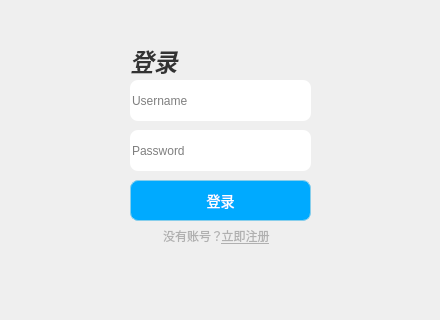
<?xml version="1.0" encoding="UTF-8"?>
<ui version="4.0">
 <class>LoginDialog</class>
 <widget class="QWidget" name="LoginDialog">
  <property name="geometry">
   <rect>
    <x>0</x>
    <y>0</y>
    <width>440</width>
    <height>320</height>
   </rect>
  </property>
  <property name="minimumSize">
   <size>
    <width>440</width>
    <height>320</height>
   </size>
  </property>
  <property name="maximumSize">
   <size>
    <width>440</width>
    <height>320</height>
   </size>
  </property>
  <property name="windowTitle">
   <string>Login</string>
  </property>
  <widget class="QLineEdit" name="UsernamelineEdit">
   <property name="geometry">
    <rect>
     <x>130</x>
     <y>80</y>
     <width>181</width>
     <height>41</height>
    </rect>
   </property>
   <property name="styleSheet">
    <string notr="true">QLineEdit {
    border-radius: 8px;         /* 圆角边框 */
}</string>
   </property>
   <property name="placeholderText">
    <string>Username</string>
   </property>
  </widget>
  <widget class="QPushButton" name="loginButton">
   <property name="geometry">
    <rect>
     <x>130</x>
     <y>180</y>
     <width>181</width>
     <height>41</height>
    </rect>
   </property>
   <property name="styleSheet">
    <string notr="true">QPushButton {
    background-color: #00aaff;  /* 浅蓝色 */
    border: 1px solid #87ceeb;  /* 边框颜色 */
    border-radius: 8px;         /* 圆角边框 */
    padding: 10px;              /* 内边距 */
    color: #ffffff;             /* 字体颜色 */
    font-size: 14px;            /* 字体大小 */
}

QPushButton:hover {
    background-color: #87ceeb;  /* 悬停时颜色变深蓝色 */
}</string>
   </property>
   <property name="text">
    <string>登录</string>
   </property>
  </widget>
  <widget class="QPushButton" name="registerButton">
   <property name="geometry">
    <rect>
     <x>210</x>
     <y>220</y>
     <width>71</width>
     <height>31</height>
    </rect>
   </property>
   <property name="font">
    <font>
     <family>Arial</family>
     <pointsize>-1</pointsize>
     <italic>false</italic>
     <bold>false</bold>
     <underline>true</underline>
    </font>
   </property>
   <property name="styleSheet">
    <string notr="true">QPushButton {
    background: transparent;   /* 背景透明 */
    border: none;              /* 无边框 */
    color: #b0b0b0;            /* 字体颜色，浅灰色 */
    font-size: 12px;           /* 字体大小 */
    font-family: Arial;        /* 字体样式 */
    font-weight: normal;       /* 字体粗细 */
    font-style: normal;        /* 字体样式（不斜体） */
    padding: 5px 10px;         /* 按钮内边距 */
	text-decoration: underline;  /*下划线*/
}
</string>
   </property>
   <property name="text">
    <string>立即注册</string>
   </property>
  </widget>
  <widget class="QLineEdit" name="PasswordlineEdit">
   <property name="geometry">
    <rect>
     <x>130</x>
     <y>130</y>
     <width>181</width>
     <height>41</height>
    </rect>
   </property>
   <property name="styleSheet">
    <string notr="true">QLineEdit {
    border-radius: 8px;         /* 圆角边框 */
}</string>
   </property>
   <property name="echoMode">
    <enum>QLineEdit::EchoMode::Password</enum>
   </property>
   <property name="placeholderText">
    <string>Password</string>
   </property>
  </widget>
  <widget class="QLabel" name="label">
   <property name="geometry">
    <rect>
     <x>130</x>
     <y>40</y>
     <width>101</width>
     <height>41</height>
    </rect>
   </property>
   <property name="styleSheet">
    <string notr="true">QLabel {
    font-family: &quot;Brush Script MT&quot;, cursive; /* 设置艺术字体 */
    font-size: 24px;                         /* 设置字体大小 */
    font-weight: bold;                       /* 加粗字体 */
    font-style: italic;                     /* 斜体 */
    color: #333333;                          /* 设置字体颜色（深灰色） */
}</string>
   </property>
   <property name="text">
    <string>登录</string>
   </property>
  </widget>
  <widget class="QLabel" name="label_2">
   <property name="geometry">
    <rect>
     <x>150</x>
     <y>220</y>
     <width>81</width>
     <height>31</height>
    </rect>
   </property>
   <property name="styleSheet">
    <string notr="true">QLabel {
    color: #b0b0b0;            /* 字体颜色，浅灰色 */
    font-size: 12px;           /* 字体大小 */
    font-family: Arial;        /* 字体样式 */
    font-weight: normal;       /* 字体粗细 */
    font-style: normal;        /* 字体样式（不斜体） */
    padding: 5px 10px;         /* 按钮内边距 */
}
</string>
   </property>
   <property name="text">
    <string>没有账号？</string>
   </property>
  </widget>
 </widget>
 <resources/>
 <connections/>
</ui>
